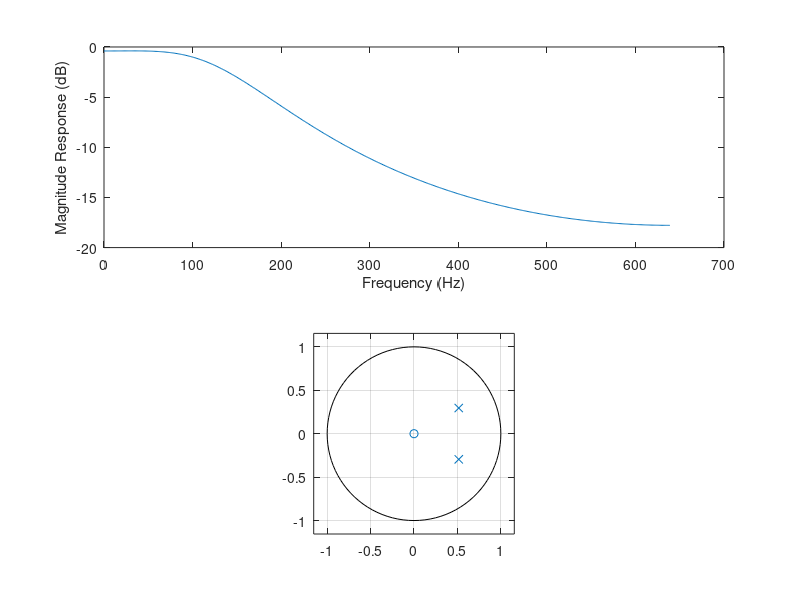

MATLAB code to generate this figure:

%
%  m-file for Example 8B.1 (Program 8B.1, p564).
%	Program name: prog8b1.m
%
N=2;											%	Filter order
Fs=1280;										%	Sampling frequency
fc=150;										%	Cutoff frequency
WC=2*pi*fc;									%	Cutoff frequency in radian
%
%	Create an analogue filter
%
[b,a]=butter(N,WC,'s');
[z,p,k]=butter(N, WC, 's');
%
%	Convert analogue filter into Discrete IIR filter
%
[bz, az]=impinvar(b, a, Fs);			%	Determine coeffs of IIR filter
subplot(2,1,1)								%	Plot magnitude freq. response
[H, f]=freqz(bz, az, 512, Fs);			
plot(f, 20*log10(abs(H)))
xlabel('Frequency (Hz)')
ylabel('Magnitude Response (dB)')
subplot(2,1,2)								%	Plot pole-zero diagram
zplane(bz, az)
zz=roots(bz);								%	Determine poles and zeros 
pz=roots(az);
